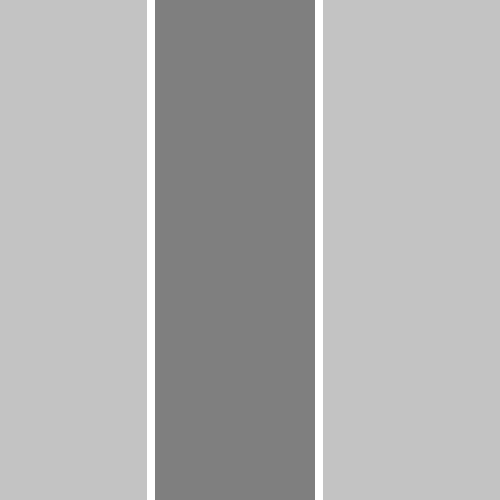
#> input picture lw.png, 500 x 500 px
$ python lw_measure.py
#> lines starting #> are read from the running program, lines starting #| are printed output that depends on the picture
# -*- coding: utf-8 -*-

import cv2
import numpy as np
import matplotlib.pyplot as plt

class Image_Processing():
    def __init__(self):
        pass

    def load_image(self, fname, color='BGR'):
#> called with fname = './lw.png', color = 'GRAY'
        img = cv2.imread(fname)
#> img is the input picture: shape (500, 500, 3); min 127, max 255, mean 175.2
        if img.all() == None:
            raise Exception('%s is not found.' %(fname))
        if color == 'GRAY':
            img = cv2.cvtColor(img, cv2.COLOR_BGR2GRAY)
#> img: shape (500, 500)
        return img

    # [11 lines left out: functions save_image, show_image, not called in this run]

    def smoothing(self, img, level, method='gaussian'):
#> called with level = 5, method = 'gaussian'
        if method == 'gaussian':
            img = cv2.GaussianBlur(img, (level,level), 0)
        elif method == 'averaging':
            img = cv2.blur(img, (level,level))
        elif method == 'median':
            img = cv2.medianBlur(img, level)
        else:
            raise Exception('%s method is not defined.' %(method))
        return img

    # [6 lines left out: function binarization, not called in this run]

    def grayscale(self, img):
        img = cv2.cvtColor(img, cv2.COLOR_BGR2GRAY)
        return img

    # [35 lines left out: functions trimming, rotation, flip, regrid, not called in this run]

    def add_white_noise(self, img, level=1):
#> called with level = 100
        wn = np.random.rand(img.shape[0], img.shape[1])
        img = img + wn * level
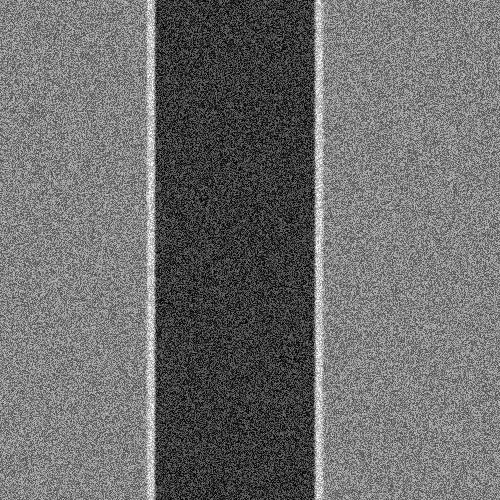
#> img: shape (500, 500) float64; min 127, max 355, mean 225.2; drawn with min black and max white
        return img

class Signal_Processing():
    def __init__(self):
        pass

    def image2signal(self, img, ch=0, dir=0, area=[0, 1], method='sum'):
#> called with ch = 0, dir = 0, method = 'average'
        if img.ndim == 3:
            img = img[:, :, ch]
        s = img.shape
#> s = (500, 500)
        start = int(0 + s[dir] * area[0])
#> start = 225
        end = int(s[dir] * area[1])
#> end = 275
        if dir == 0:
            img = img[start:end, :]
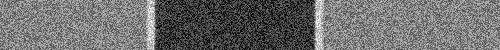
#> img: shape (50, 500) float64; min 127, max 354.9, mean 225.3; drawn with min black and max white
        else:
            img = img[:, start:end]
        if method == 'sum':
            signal = np.sum(img, axis=dir)
        elif method == 'average':
            signal = np.mean(img, axis=dir)
#> signal = 500 values, max 313 at index 319, min 164.3 at index 285, mean 225.3
        elif method == 'min':
            signal = np.min(img, axis=dir)
        elif method == 'max':
            signal = np.max(img, axis=dir)
        elif method == 'std':
            signal = np.std(img, axis=dir)
        elif method == 'var':
            signal = np.var(img, axis=dir)
        return signal

    # [50 lines left out: functions show_signal, show_2signal, not called in this run]

    def diff_signal(self, signal, n=1):
        signal = np.diff(signal, n=n)
        return signal

    def abs_signal(self, signal):
        signal = np.absolute(signal)
        return signal

    def moving_average(self, signal, size):
        size = int(size)
        ma = np.ones(size)/size
        signal = np.convolve(signal, ma, mode='same')
        return signal

    def search_peak(self, signal, area, threshold, dir=True, No=0):
        signal_ind = np.where(signal>threshold)[0]
        signal_ind = signal_ind[signal_ind >= area[0]]
        signal_ind = signal_ind[signal_ind <= area[1]]
        peak_ind = []
        for i in range(len(signal_ind)-2):
            first = signal[signal_ind[i]]
            second = signal[signal_ind[i+1]]
            thired = signal[signal_ind[i+2]]
            if first <= second and thired <= second:
                peak_ind.append(signal_ind[i+1])
        if dir:
            peak_ind = peak_ind[No]
        else:
            peak_ind = peak_ind[-1*(No+1)]
        return peak_ind

    # [7 lines left out: function search_peak_max, not called in this run]

    def distance(self, point1, point2, coef):
        dist = abs(point2 - point1) * coef
        return dist

    def show_image_signal(self, img, signal, point1, point2, coef):
        dist = self.distance(point1, point2, coef)
        plt.imshow(img, origin='lower', cmap='gray_r')
        plt.xlim(0, img.shape[0])
        plt.ylim(0, img.shape[1])
        plt.plot(signal, color='blue', linestyle='solid')
        plt.vlines(point1, 0, img.shape[1], colors='red', linestyles='dashed')
        plt.vlines(point2, 0, img.shape[1], colors='red', linestyles='dashed')
        plt.text(img.shape[0]*0.7, img.shape[1]*0.9, '%f' %(dist), color='white')
        plt.show()

if __name__ == "__main__":
    fname = './lw.png'
    ctrl = Image_Processing()
    img = ctrl.load_image(fname, 'GRAY')
    img = ctrl.smoothing(img, 5)
    img = ctrl.add_white_noise(img, 100)
    signal = Signal_Processing()
    s = signal.image2signal(img, dir=0, area=[0.45, 0.55], method='average')
#> s has the same summary as signal in image2signal
    s = signal.moving_average(s, 3)
#> in moving_average, `signal = np.convolve(signal, ma, mode='same')`: signal = 500 values, max 308.1 at index 318, min 161.2 at index 0, mean 224.9
#> s has the same summary as signal in moving_average
    d = signal.diff_signal(s, 1)
#> in diff_signal, `signal = np.diff(signal, n=n)`: signal = 499 values, max 81.65 at index 0, min -80.56 at index 498, mean 0.00375
#> d has the same summary as signal in diff_signal
    dd = signal.diff_signal(d, 1)
#> dd = 498 values, max 16.46 at index 312, min -81.78 at index 0, mean -0.326
    d = signal.abs_signal(d)
#> in abs_signal, `signal = np.absolute(signal)`: signal = 499 values, max 81.65 at index 0, min 0.00205 at index 403, mean 2.52
#> d has the same summary as signal in abs_signal
    peak1 = signal.search_peak(d, [100,200], 10, dir=False, No=0)
#> in search_peak, `signal_ind = np.where(signal>threshold)[0]`: signal_ind = 18 values from 0 to 498
#> in search_peak, `signal_ind = signal_ind[signal_ind >= area[0]]`: signal_ind = 17 values from 145 to 498
#> in search_peak, `signal_ind = signal_ind[signal_ind <= area[1]]`: signal_ind = [145, 146, 147, 152, 153, 154, 155, 156]
#> the loop in search_peak, `for i in range(len(signal_ind)-2):` made 6 passes
#> (first, second, thired) on passes 1 to 6: (13.66, 20.95, 15.47), (20.95, 15.47, 12.28), (15.47, 12.28, 29.51), (12.28, 29.51, 36.66), (29.51, 36.66, 27.03), (36.66, 27.03, 11.59)
#> after the loop in search_peak, `for i in range(len(signal_ind)-2):`: peak_ind = [146, 154]
#> in search_peak, `peak_ind = peak_ind[-1*(No+1)]`: peak_ind = 154
#> peak1 = 154
    peak2 = signal.search_peak(d, [300,400], 10, dir=True, No=0)
#> the loop in search_peak (call 2), `for i in range(len(signal_ind)-2):` made 6 passes
#> (first, second, thired) on passes 1 to 6: (12.58, 29.05, 39.11), (29.05, 39.11, 32.45), (39.11, 32.45, 11.22), (32.45, 11.22, 11.77), (11.22, 11.77, 19.57), (11.77, 19.57, 13.33)
#> peak2 = 314
    dist = signal.distance(peak1, peak2, 1)
#> in distance, `dist = abs(point2 - point1) * coef`: dist = 160
#> dist = 160
    signal.show_image_signal(img, s, peak1, peak2, 1)
#> in show_image_signal, `plt.show()`:
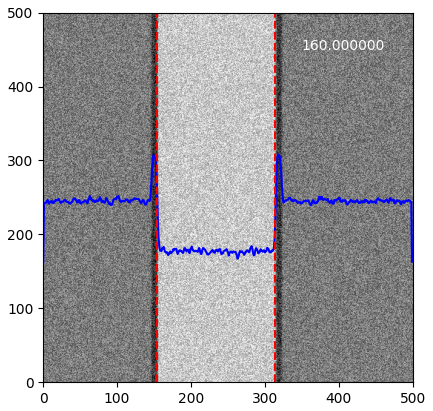
#> figure drawn by matplotlib, 1 panel
